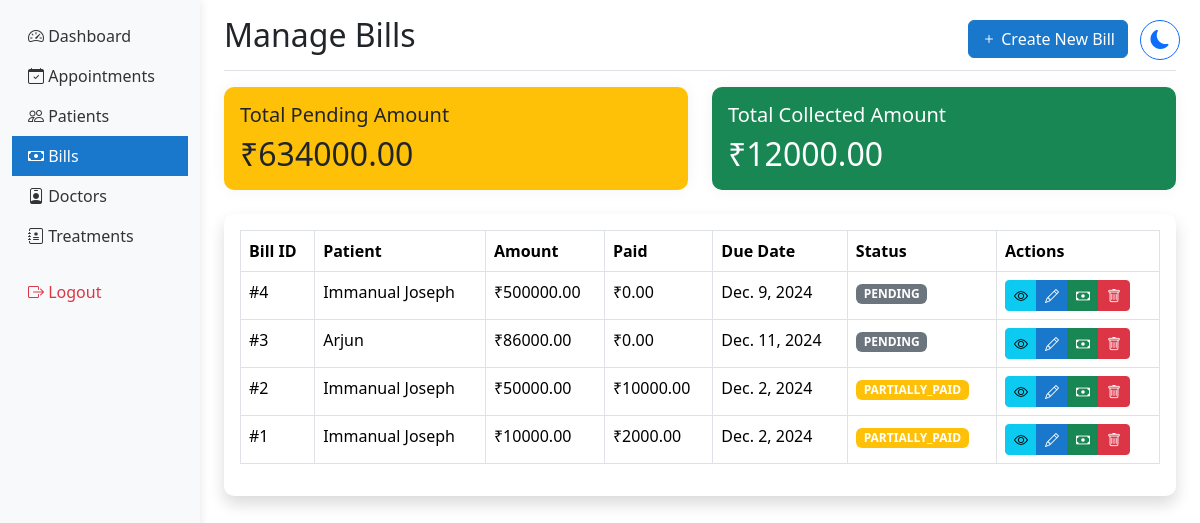
The app's page /bills/ (signed in) with its own data.
### hmsapp/models.py (models this page shows, shortened)
class Bill(models.Model):
    PAYMENT_STATUS = [
        ('PENDING', 'Pending'),
        ('PAID', 'Paid'),
        ('PARTIALLY_PAID', 'Partially Paid'),
        ('OVERDUE', 'Overdue'),
    ]
    patient = models.ForeignKey(Patient, on_delete=models.CASCADE, related_name='bills')
    treatment = models.OneToOneField(Treatment, on_delete=models.CASCADE, related_name='bill')
    amount = models.DecimalField(max_digits=10, decimal_places=2)
    payment_status = models.CharField(max_length=20, choices=PAYMENT_STATUS, default='PENDING')
    due_date = models.DateField()
    paid_amount = models.DecimalField(max_digits=10, decimal_places=2, default=0)
    payment_date = models.DateField(null=True, blank=True)
    payment_method = models.CharField(max_length=50, blank=True)
    created_at = models.DateTimeField(auto_now_add=True)
    updated_at = models.DateTimeField(auto_now=True)
    class Meta:
        ordering = ['-created_at']
    @property
    def remaining_amount(self):
        return self.amount - self.paid_amount

class Patient(models.Model):
    BLOOD_GROUPS = [
        ('A+', 'A+'), ('A-', 'A-'),
        ('B+', 'B+'), ('B-', 'B-'),
        ('O+', 'O+'), ('O-', 'O-'),
        ('AB+', 'AB+'), ('AB-', 'AB-'),
    ]
    GENDER_CHOICES = [
        ('MALE', 'Male'),
        ('FEMALE', 'Female'),
        ('OTHER', 'Other'),
    ]
    user = models.OneToOneField(User, on_delete=models.CASCADE)  # Changed to OneToOneField
    patient_name = models.CharField(max_length=100)  # Removed blank=True
    date_of_birth = models.DateField()
    blood_group = models.CharField(max_length=5, choices=BLOOD_GROUPS)  # Added choices
    gender = models.CharField(max_length=10, choices=GENDER_CHOICES)  # Added choices
    nationality = models.CharField(max_length=50)
    referred_by = models.CharField(max_length=100, blank=True)
    phone_number = models.CharField(max_length=15, validators=[phone_regex])
    address = models.TextField(blank=True)
    emergency_contact_name = models.CharField(max_length=100)
    emergency_contact_phone = models.CharField(max_length=15, validators=[phone_regex])
    medical_history = models.TextField(blank=True)
    drug_allergies = models.TextField(blank=True)
    food_allergies = models.TextField(blank=True)
    created_at = models.DateTimeField(auto_now_add=True)
    updated_at = models.DateTimeField(auto_now=True)
    patient_id = models.CharField(max_length=9, unique=True, blank=True)
    profile_picture = models.ImageField(
        upload_to='patients/profile_pics/',
        null=True,
        blank=True,
        validators=[FileExtensionValidator(['jpg', 'jpeg', 'png'])]
    )
    age = models.IntegerField(null=True, blank=True)

### hmsapp/views.py (the view)
# urls.py: path('bills/', views.manage_bills, name='manage_bills'),
@login_required
@user_passes_test(lambda u: u.groups.filter(name__in=['Staff', 'Administrators']).exists())
def manage_bills(request):
    bills = Bill.objects.select_related('patient', 'treatment').all()
    total_paid = Bill.objects.aggregate(
        total_payments=Sum('paid_amount')
    )['total_payments'] or Decimal('0.00')
    total_pending = Bill.objects.filter(
        payment_status__in=['PENDING', 'PARTIALLY_PAID', 'OVERDUE']
    ).aggregate(
        pending_amount=Sum('amount') - Sum('paid_amount')
    )['pending_amount'] or Decimal('0.00')
    total_bills = bills.count()
    pending_bills = bills.filter(payment_status='PENDING').count()
    overdue_bills = bills.filter(payment_status='OVERDUE').count()
    context = {
        'bills': bills,
        'total_bills': total_bills,
        'pending_bills': pending_bills,
        'overdue_bills': overdue_bills,
        'total_paid': total_paid,
        'total_pending': total_pending,
    }
    return render(request, 'shared/manage_bills.html', context)

### hmsapp/context_processors.py (called while the page is built)
def base_template(request):
    if request.user.is_authenticated:
        if request.user.groups.filter(name='Doctors').exists():
            base_template = 'doctor/base_doctor.html'
        elif request.user.groups.filter(name='Administrators').exists():
            base_template = 'hosp_admin/base_admin.html'
        else:
            base_template = 'staff/base_staff.html'
    else:
        base_template = 'staff/base_staff.html'
    return {'base_template': base_template}

### hmsapp/templates/shared/manage_bills.html (shortened to what this page needs)
{% extends base_template %}
{% load static %}
{% block content %}
<div class="d-flex justify-content-between flex-wrap flex-md-nowrap align-items-center pt-3 pb-2 mb-3 border-bottom">
    <h1 class="h2">Manage Bills</h1>
    <div class="btn-toolbar mb-2 mb-md-0 me-5">
        <a href="{% url 'create_bill' %}" class="btn btn-primary">
            <i class="bi bi-plus"></i> Create New Bill
        </a>
    </div>
</div>
<div class="row mb-4">
    <div class="col-md-6">
        <div class="card bg-warning text-dark h-100">
            <div class="card-body">
                <h5 class="card-title">Total Pending Amount</h5>
                <h2 class="card-text">₹{{ total_pending|floatformat:2 }}</h2>
            </div>
        </div>
    </div>
    <div class="col-md-6">
        <div class="card bg-success text-white h-100">
            <div class="card-body">
                <h5 class="card-title">Total Collected Amount</h5>
                <h2 class="card-text">₹{{ total_paid|floatformat:2 }}</h2>
            </div>
        </div>
    </div>
</div>
<div class="card shadow mb-4">
    <div class="card-body">
        <div class="table-responsive">
            <table class="table table-bordered" id="billsTable" width="100%" cellspacing="0">
                <thead>
                    <tr>
                        <th>Bill ID</th>
                        <th>Patient</th>
                        <th>Amount</th>
                        <th>Paid</th>
                        <th>Due Date</th>
                        <th>Status</th>
                        <th>Actions</th>
                    </tr>
                </thead>
                <tbody>
                    {% for bill in bills %}
                    <tr>
                        <td>#{{ bill.id }}</td>
                        <td>{{ bill.patient.patient_name }}</td>
                        <td>₹{{ bill.amount|floatformat:2 }}</td>
                        <td>₹{{ bill.paid_amount|floatformat:2 }}</td>
                        <td>{{ bill.due_date }}</td>
                        <td>
                            <span class="badge {% if bill.payment_status == 'PAID' %}bg-success
                                           {% elif bill.payment_status == 'PARTIALLY_PAID' %}bg-warning
                                           {% elif bill.payment_status == 'OVERDUE' %}bg-danger
                                           {% else %}bg-secondary{% endif %}">
                                {{ bill.payment_status }}
                            </span>
                        </td>
                        <td>
                            <div class="btn-group" role="group">
                                <a href="{% url 'view_bill' bill.id %}" class="btn btn-sm btn-info">
                                    <i class="bi bi-eye"></i>
                                </a>
                                <a href="{% url 'edit_bill' bill.id %}" class="btn btn-sm btn-primary">
                                    <i class="bi bi-pencil"></i>
                                </a>
                                {% if bill.payment_status != 'PAID' %}
                                <button type="button" class="btn btn-sm btn-success"
                                        onclick="showPaymentModal('{{ bill.id }}', '{{ bill.remaining_amount|floatformat:2 }}')">
                                    <i class="bi bi-cash"></i>
                                </button>
                                {% endif %}
                                <button type="button" class="btn btn-sm btn-danger" data-bs-toggle="modal" data-bs-target="#deleteBill{{ bill.id }}">
                                    <i class="bi bi-trash"></i>
                                </button>
                            </div>
                        </td>
                    </tr>
                    {% endfor %}
                </tbody>
            </table>
        </div>
    </div>
</div>
{% endblock %}

### hmsapp/templates/staff/base_staff.html (style rules this page uses)
.card { border: none; box-shadow: 0 0 15px rgba(0,0,0,0.05); border-radius: 10px; }
.table th { border-top: none; font-weight: 600; }
.btn-primary { background-color: #1977cc; border-color: #1977cc; }

### records on screen
Bill: id "4", patient.patient_name "Immanual Joseph", amount "500000.00", paid_amount "0.00", due_date "Dec. 9, 2024", payment_status "PENDING"
Bill: id "3", patient.patient_name "Arjun", amount "86000.00", paid_amount "0.00", due_date "Dec. 11, 2024", payment_status "PENDING"
Bill: id "2", patient.patient_name "Immanual Joseph", amount "50000.00", paid_amount "10000.00", due_date "Dec. 2, 2024", payment_status "PARTIALLY_PAID"
Bill: id "1", patient.patient_name "Immanual Joseph", amount "10000.00", paid_amount "2000.00", due_date "Dec. 2, 2024", payment_status "PARTIALLY_PAID"

### other values on screen
{{ total_pending|floatformat:2 }} "634000.00"
{{ total_paid|floatformat:2 }} "12000.00"
